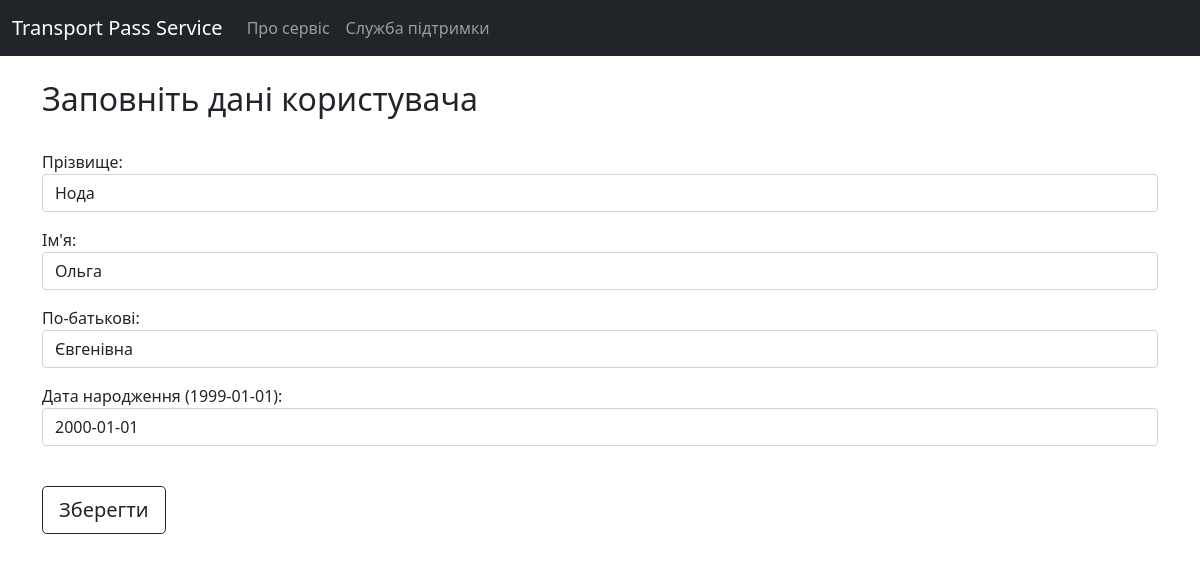
Page /registration (signed in) on the committed database.
### account/models.py (models this page shows)
class User(AbstractUser):
    patronymic = models.CharField(max_length=100)
    birthdate = models.DateField(null=True)
    phone = models.CharField(max_length=50)
    company_admin = models.BooleanField(default=False)
    company = models.ForeignKey(Company, blank=True, null=True, on_delete=models.CASCADE)

### account/views/user_views.py (the view)
# urls.py: path('registration', user_views.registration, name='registration'),
@login_required
def registration(request):
    user: User = request.user
    if request.method == "POST":
        form = RegistrationForm(request.POST, instance=user)
        if form.is_valid():
            form.save()
            if not user.company_admin:
                gen_qrcode(user.username)
                return redirect('show_transport_pass')
            else:
                return redirect('company_admin')
    else:
        form = RegistrationForm(instance=user)
    return render(request, 'account/user/registration.html', context={'form': form})

### account/forms.py (shortened to what this page needs)
class RegistrationForm(forms.ModelForm):
    def __init__(self, *args, **kwargs):
        super().__init__(*args, **kwargs)
        self.fields['last_name'].widget.attrs.update({'class': 'form-control'})
        self.fields['first_name'].widget.attrs.update({'class': 'form-control'})
        self.fields['patronymic'].widget.attrs.update({'class': 'form-control'})
        self.fields['birthdate'].widget.attrs.update({'class': 'form-control'})
    class Meta:
        model = User
        fields = ['last_name', 'first_name', 'patronymic', 'birthdate']

### account/templates/account/user/registration.html (shortened to what this page needs)
{% extends 'account/base.html' %}
{% block content %}
    <h2>Заповніть дані користувача</h2><br/>
    <form method="post" action="{% url 'registration' %}">
        <p>Прізвище: {{ form.last_name }}</p>
        <p>Ім'я: {{ form.first_name }}</p>
        <p>По-батькові: {{ form.patronymic }}</p>
        <p>Дата народження (1999-01-01): {{ form.birthdate }}</p><br>
        <button type="submit" class="btn btn-outline-dark btn-lg">Зберегти</button><br><br>
    </form>
{% endblock %}

### rows in the picture
User: last_name "Нода", first_name "Ольга", patronymic "Євгенівна", birthdate "2000-01-01"
